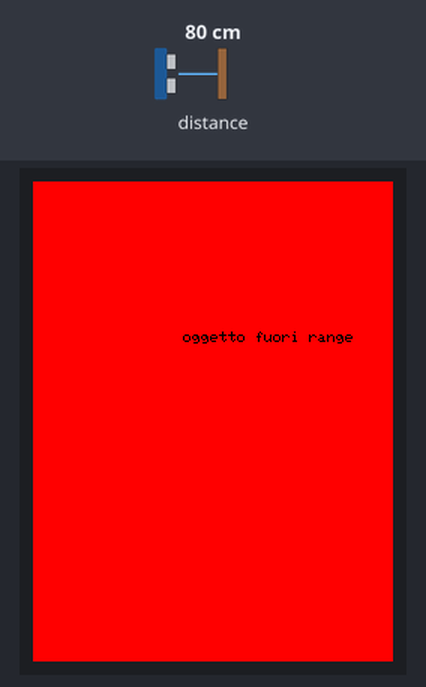
Recording of a sketch running on a simulated ESP32. On the bench: 240×320 colour display. The test bench sets the inputs (shaded band); at power-on: distance to the obstacle 80 cm.

Above: at 1.4 s.
1.5 s: distance to the obstacle set to 11 cm
3.0 s: distance to the obstacle set to 8 cm
At 4.5 s:
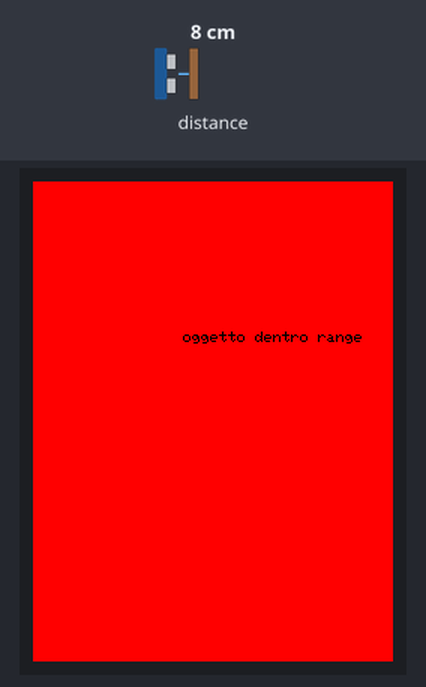
6.0 s: distance to the obstacle set to 18 cm
At 7.3 s:
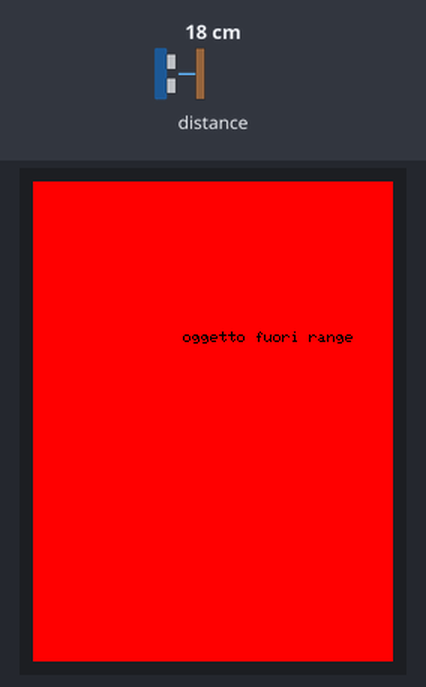
9.0 s: distance to the obstacle set to 2 cm
At 9.5 s:
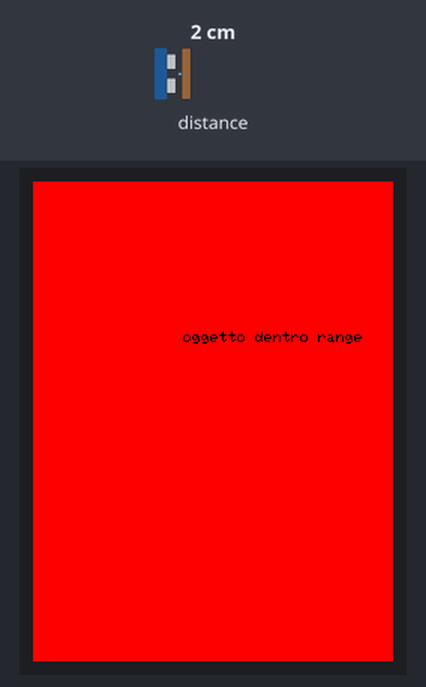
Timing chart, 0 to 12.0 s (numbered marks = the images above; inputs shaded):
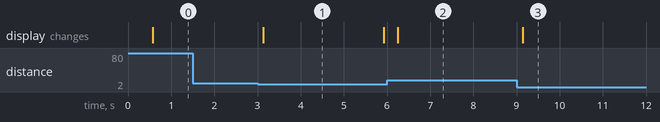

Measured:
- the behaviour switches between 10 and 9 cm on distance to the obstacle (found by bisection; images 0 and 1)
- after the input at 1.5 s, every drawn part: stays the same
- after the input at 3.0 s, the display: changes after 0.14 s (image 1)
- after the input at 6.0 s, the display: changes after 0.25 s (image 2)
- after the input at 9.0 s, the display: changes after 0.15 s (image 3)
- what the display in image 1 shows lasts 2.8 s, from 3.1 s to 5.9 s

The sketch:

ultrasonicv2.ino
```cpp
#include"TFT_eSPI.h"
#include <Ultrasonic.h>

TFT_eSPI tft;
Ultrasonic ult(0);

void setup(){
  tft.begin();
  tft.fillScreen(0x281F);

}


void loop(){

  if (((long)ult.MeasureInCentimeters() > 10)) {
    tft.fillScreen(0xF800);
    tft.drawString((String)"oggetto fuori range", 100, 100);
    tft.setTextColor(0x0);
  }
  if (((long)ult.MeasureInCentimeters() < 10)) {
    tft.fillScreen(0xF800);
    tft.drawString((String)"oggetto dentro range", 100, 100);
    tft.setTextColor(0x0);
  }

}
```
